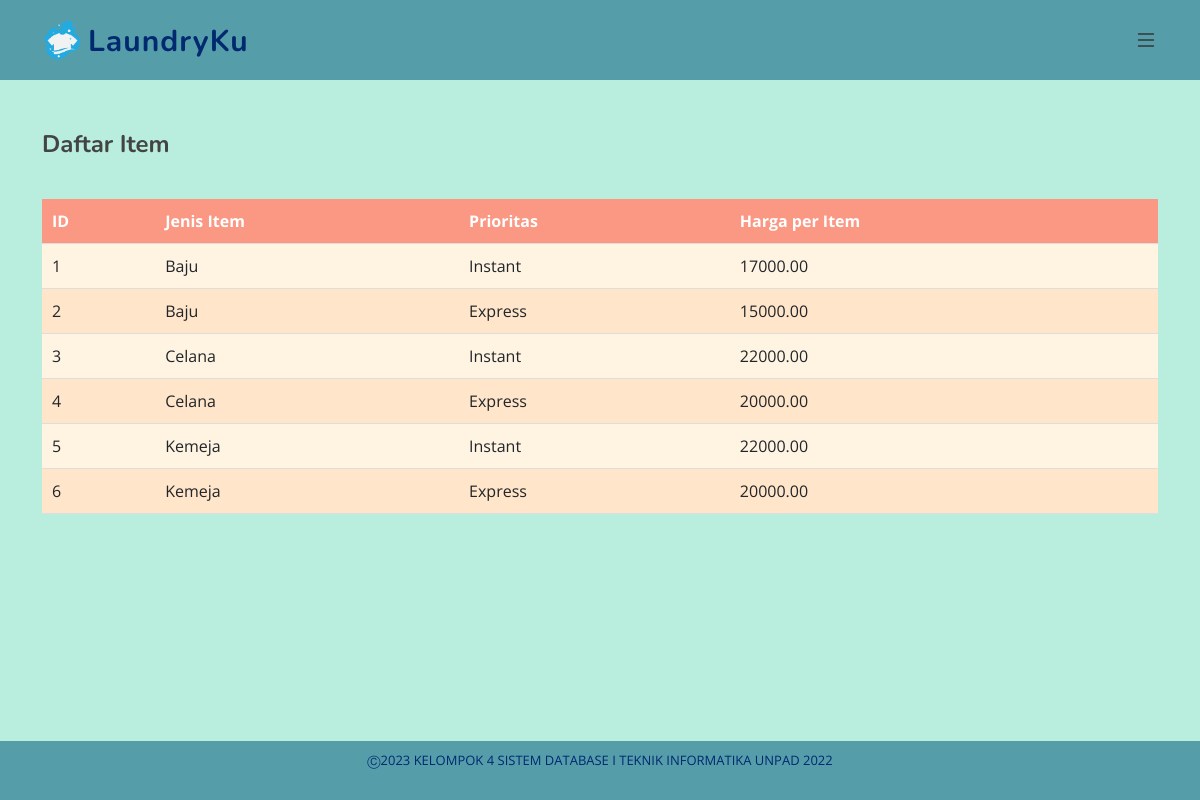
The page /daftar_item_pelanggan.php on the database its author committed.
### tables this page shows
CREATE TABLE Item (
    id_item INT AUTO_INCREMENT PRIMARY KEY,
    jenis_item VARCHAR(255) NOT NULL,
    harga_per_item DECIMAL(18, 2) NOT NULL,
    id_prioritas INT,
    FOREIGN KEY (id_prioritas) REFERENCES Prioritas(id_prioritas)
);

CREATE TABLE Prioritas (
    id_prioritas INT AUTO_INCREMENT PRIMARY KEY,
    jenis_prioritas VARCHAR(255) NOT NULL,
    keterangan VARCHAR(255),
    durasi INT,
    image_url VARCHAR (255)
);

### daftar_item_pelanggan.php (the view, shortened to what this page needs)
<?php
include "config.php";
$query = "SELECT i.*, p.jenis_prioritas
          FROM Item i
          LEFT JOIN Prioritas p ON i.id_prioritas = p.id_prioritas";
$result = mysqli_query($conn, $query);
?>
<?php include 'header_pelanggan.php'; ?>
<main id="main">
  <section id="admin" class="admin">
    <div class="container">
      <div class="row">
        <div class="col-lg-12">
          <h2>Daftar Item</h2>
        </div>
      </div>
      <div class="row">
        <div class="col-lg-12">
          <table class="table">
            <thead>
              <tr>
                <th>ID</th>
                <th>Jenis Item</th>
                <th>Prioritas</th>
                <th>Harga per Item</th>
              </tr>
            </thead>
            <tbody>
              <?php while ($row = mysqli_fetch_assoc($result)) : ?>
                <tr>
                  <td><?php echo $row['id_item']; ?></td>
                  <td><?php echo $row['jenis_item']; ?></td>
                  <td><?php echo $row['jenis_prioritas']; ?></td>
                  <td><?php echo $row['harga_per_item']; ?></td>
                </tr>
              <?php endwhile; ?>
            </tbody>
          </table>
        </div>
      </div>
    </div>
  </section>
</main>
<?php include 'footer.php'; ?>

### assets/css/style.css (style rules this page uses)
:root { scroll-behavior: smooth; }
body { font-family: "Open Sans", sans-serif; color: #444444; }
h1, h2, h3, h4, h5, h6 { font-family: "Nunito", sans-serif; }
section { padding: 60px 0; overflow: hidden; }

### assets/css/styles.css (style rules this page uses)
#main { background-color: #B9EDDD; min-height: calc(100vh - 30px); }
#main .admin table { width: 100%; border-collapse: collapse; margin-top: 20px; }
#main .admin table th, #main .admin table td { padding: 10px; text-align: left; border-bottom: 1px solid #ddd; }
#main .admin table th { background-color: #FA9884; color: #fff; font-weight: bold; }
#main .admin table tr:nth-child(odd) { background-color: #FFF3E2; }
#main .admin table tr:nth-child(even) { background-color: #FFE5CA; }
#main .admin h2 { font-size: 24px; font-weight: bold; margin-bottom: 20px; }
#main { padding-top: 70px; }

### rows shown on the page
item: id_item "1", jenis_item "Baju", id_prioritas.jenis_prioritas "Instant", harga_per_item "17000.00"
item: id_item "2", jenis_item "Baju", id_prioritas.jenis_prioritas "Express", harga_per_item "15000.00"
item: id_item "3", jenis_item "Celana", id_prioritas.jenis_prioritas "Instant", harga_per_item "22000.00"
item: id_item "4", jenis_item "Celana", id_prioritas.jenis_prioritas "Express", harga_per_item "20000.00"
item: id_item "5", jenis_item "Kemeja", id_prioritas.jenis_prioritas "Instant", harga_per_item "22000.00"
item: id_item "6", jenis_item "Kemeja", id_prioritas.jenis_prioritas "Express", harga_per_item "20000.00"
